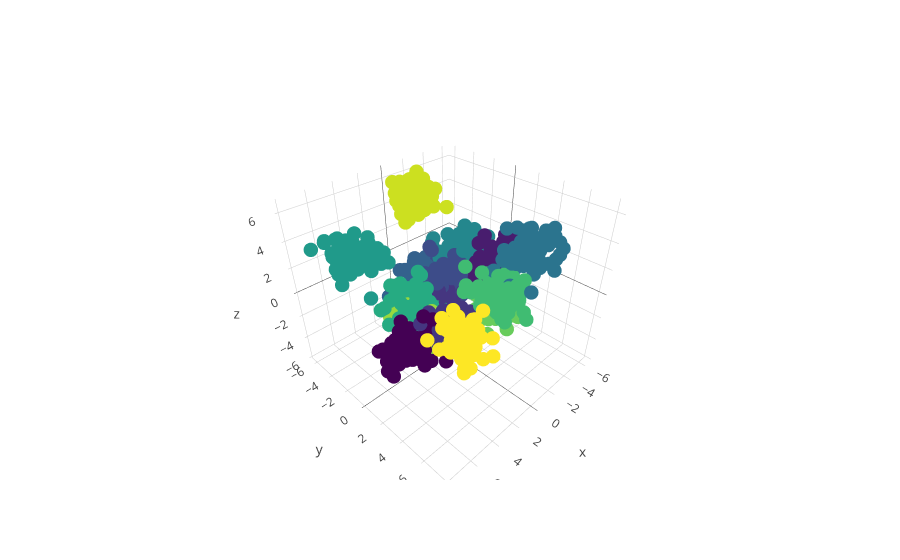

Write notebook code for a chart like this one.
### Code cell
# by author
trace1 = go.Scatter3d(
    x = doc_vectors_3d_with_author['x'],
    y = doc_vectors_3d_with_author['y'],
    z = doc_vectors_3d_with_author['z'],
    mode='markers',
    marker=dict(
        size=5,
        color= doc_vectors_3d_with_author['author'],
        colorscale='Viridis'
    )
)

# # Make a figure object
data = [trace1]
fig = go.Figure(data= data)

# Send to Plotly and show in notebook
iplot(fig, filename='test1')

### Figure 1 — Plotly figure (JSON) as saved in the notebook; plotly's stock layout.template omitted (floating-point values rounded to 4 significant figures; data arrays with more than 128 entries replaced by an {"elided": "..."} marker saying what was removed)
{"data": [{"marker": {"color": {"elided": "980 int values"}, "colorscale": "Viridis", "size": 5}, "mode": "markers", "type": "scatter3d", "uid": "2941c74c-b9e2-11e8-a0c0-6c40088edaf6", "x": {"elided": "980 float values"}, "y": {"elided": "980 float values"}, "z": {"elided": "980 float values"}}], "layout": {}}
